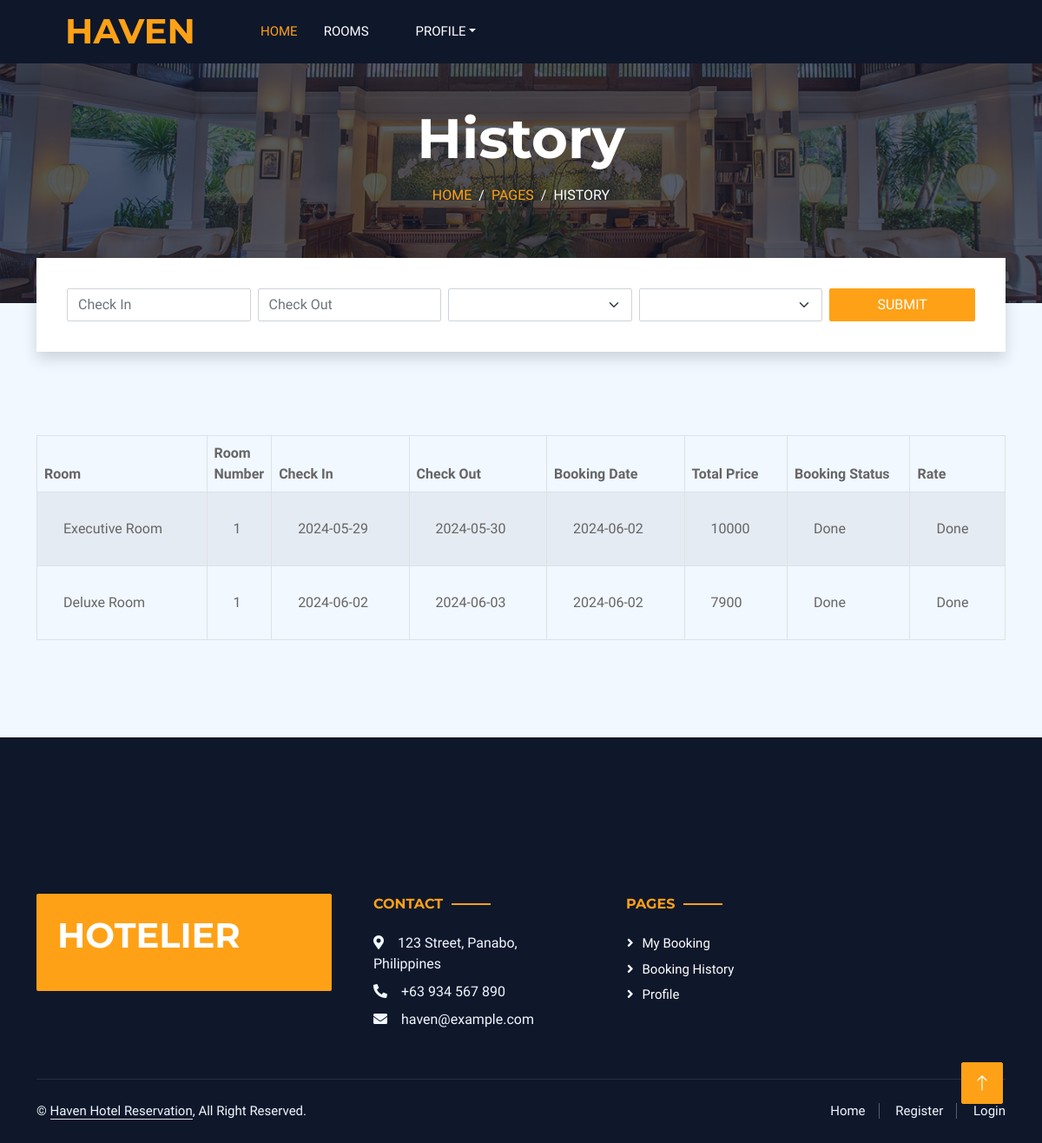
The page /booking-history.php (signed in) on the database its author committed.
### tables this page shows
CREATE TABLE `booking_history` (
  `id` int(11) NOT NULL,
  `room_id` int(11) NOT NULL,
  `user_id` int(11) NOT NULL,
  `check_in` date NOT NULL,
  `check_out` date NOT NULL,
  `check_in_time` time NOT NULL,
  `check_out_time` time NOT NULL,
  `booking_date` date NOT NULL,
  `total_price` double NOT NULL,
  `booking_status` varchar(100) NOT NULL DEFAULT 'Done',
  `payment_status` varchar(100) NOT NULL DEFAULT 'Done',
  `guest_count` int(11) NOT NULL,
  `rating_status` varchar(100) DEFAULT NULL
);

CREATE TABLE `room_type` (
  `id` int(11) NOT NULL,
  `room_type` varchar(255) NOT NULL,
  `description` varchar(255) NOT NULL,
  `bed` int(11) NOT NULL,
  `bathroom` int(11) NOT NULL,
  `floor` int(11) NOT NULL,
  `price` double NOT NULL,
  `capacity_adult` int(11) NOT NULL,
  `capacity_children` int(11) NOT NULL,
  `max_capacity` int(11) NOT NULL,
  `rating` int(11) NOT NULL,
  `image` varchar(255) NOT NULL
);

CREATE TABLE `room` (
  `id` int(11) NOT NULL,
  `room_type` int(11) NOT NULL,
  `room_number` int(11) NOT NULL,
  `availability` enum('Available','Not Available','','') NOT NULL
);

### sessions/sessionCheck.php (called while the page is built, shortened)
<?php
    require_once("./db/dbConnection.php");
    if(!isset($_SESSION["email"])){
    }else{
        $user = new User();
        $email = $_SESSION["email"];
        $sql = "SELECT * FROM user WHERE email='$email' ";
        $query = $conn->query($sql);
        while($row = $query->fetch_assoc() ){
            $user->id = $row["id"];
        }
    }
?>

### booking-history.php (the view, shortened to what this page needs)
<?php
    include('./sessions/sessionCheck.php');
    include('./db/dbConnection.php');
    $user_id = $user->id;
    $sql = "SELECT booking_history.*, booking_history.id as bh_id, room.id, room.room_number, room_type.room_type, room_type.id as room_type_id FROM booking_history INNER JOIN room ON booking_history.room_id = room.id INNER JOIN room_type ON room_type.id = room.room_type HAVING booking_history.user_id = '$user_id' ORDER BY booking_history.booking_date DESC LIMIT 10";
    $query = $conn->query($sql);
?>
<!DOCTYPE html>
<html lang="en">
<head>
    <link href="https://cdnjs.cloudflare.com/ajax/libs/font-awesome/5.10.0/css/all.min.css" rel="stylesheet">
    <link href="https://cdn.jsdelivr.net/npm/bootstrap-icons@1.4.1/font/bootstrap-icons.css" rel="stylesheet">
    <link href="lib/animate/animate.min.css" rel="stylesheet">
    <link href="lib/owlcarousel/assets/owl.carousel.min.css" rel="stylesheet">
    <link href="lib/tempusdominus/css/tempusdominus-bootstrap-4.min.css" rel="stylesheet" />
    <link href="css/bootstrap.min.css" rel="stylesheet">
    <link href="css/style.css" rel="stylesheet">
</head>
<body>
        <?php
            include('header.php');
        ?>
        <div class="container-fluid page-header mb-5 p-0" style="background-image: url(img/carousel-1.jpg);">
            <div class="container-fluid page-header-inner py-5">
                <div class="container text-center pb-5">
                    <h1 class="display-3 text-white mb-3 animated slideInDown">History</h1>
                    <nav aria-label="breadcrumb">
                        <ol class="breadcrumb justify-content-center text-uppercase">
                            <li class="breadcrumb-item"><a href="#">Home</a></li>
                            <li class="breadcrumb-item"><a href="#">Pages</a></li>
                            <li class="breadcrumb-item text-white active" aria-current="page">History</li>
                        </ol>
                    </nav>
                </div>
            </div>
        </div>
        <?php
            include('search.php');
        ?>
        <div class="container-xxl py-5 mb-5">
            <div class="container table-responsive">
                <?php
                    if($query->num_rows < 1){
                        ?>
                        <div class="d-flex justify-content-center">
                            <a href="all-rooms.php" class="btn btn-primary" style="text-align: center;">Book Now</a>
                        </div>
                        <?php
                            }else{
                        ?>
                            <table class="table table-striped table-bordered">
                                <thead>
                                    <tr>
                                        <th>Room</th>
                                        <th>Room Number</th>
                                        <th>Check In</th>
                                        <th>Check Out</th>
                                        <th>Booking Date</th>
                                        <th>Total Price</th>
                                        <th>Booking Status</th>
                                        <th>Rate</th>
                                    </tr>
                                </thead>
                                <tbody>
                                    <?php
                                        while($row = $query->fetch_assoc()){
                                    ?>
                                            <tr>
                                                <td><?php echo $row['room_type'] ?></td>
                                                <td style="width: 50px;"><?php echo $row['room_number'] ?></td>
                                                <td><?php echo $row['check_in'] ?></td>
                                                <td><?php echo $row['check_out'] ?></td>
                                                <td><?php echo $row['booking_date'] ?></td>
                                                <td><?php echo $row['total_price'] ?></td>
                                                <td><?php echo $row['booking_status'] ?></td>
                                                <?php
                                                    if($row['rating_status'] != NULL){
                                                ?>
                                                    <td>
                                                        Done
                                                    </td>
                                                <?php
                                                    }else{
                                                ?>
                                                    <td>
                                                        <a href="rate.php?id=<?php echo $row['bh_id']; ?>" class="btn btn-primary">Rate</a>
                                                    </td>
                                                <?php
                                                    }
                                                ?>
                                            </tr>
                                        <?php
                                        }
                                    ?>
                                </tbody>
                            </table>
                <?php } ?>
            </div>
        </div>
        <?php
            include('footer.php');
        ?>
        <a href="#" class="btn btn-lg btn-primary btn-lg-square back-to-top"><i class="bi bi-arrow-up"></i></a>
</body>
</html>

### css/style.css (style rules this page uses)
:root { --primary: #FEA116; --light: #F1F8FF; --dark: #0F172B; }
.back-to-top { position: fixed; display: none; right: 45px; bottom: 45px; z-index: 99; }
.btn { font-weight: 500; text-transform: uppercase; transition: .5s; }
.btn.btn-primary, .btn.btn-secondary { color: #FFFFFF; }
.btn-lg-square { width: 48px; height: 48px; }
.btn-square, .btn-sm-square, .btn-lg-square { padding: 0; display: flex; align-items: center; justify-content: center; font-weight: normal; border-radius: 2px; }
.page-header { background-position: center center; background-repeat: no-repeat; background-size: cover; }
.page-header-inner { background: rgba(15, 23, 43, .7); }
.breadcrumb-item + .breadcrumb-item::before { color: var(--light); }

### booking-history.php (style rules this page uses)
table td { padding: 30px !important; }

### rows shown on the page
booking_history: room_type.room_type "Executive Room", room.room_number "1", check_in "2024-05-29", check_out "2024-05-30", booking_date "2024-06-02", total_price "10000", booking_status "Done", rating_status "Done"
booking_history: room_type.room_type "Deluxe Room", room.room_number "1", check_in "2024-06-02", check_out "2024-06-03", booking_date "2024-06-02", total_price "7900", booking_status "Done", rating_status "Done"
